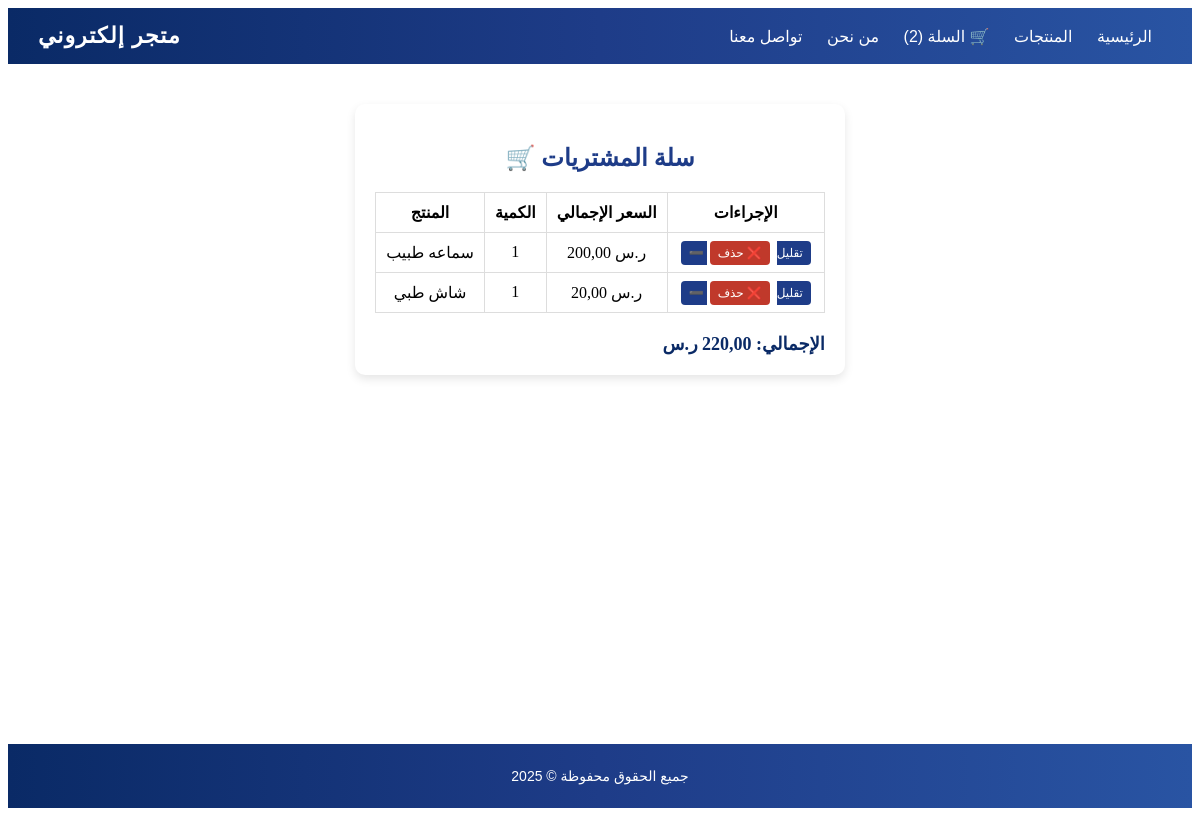
Screenshot of /cart/ (signed in) with the database file from the repository.
### storefront/models.py (models this page shows, shortened)
class CartItem(models.Model):
    cart = models.ForeignKey(Cart, on_delete=models.CASCADE, related_name="items")
    product = models.ForeignKey(Product, on_delete=models.CASCADE, verbose_name="المنتج")
    quantity = models.PositiveIntegerField(default=1, verbose_name="الكمية")
    def get_total_price(self):
        return self.quantity * self.product.price

### products/models.py (models this page shows, shortened)
class Product(models.Model):
    name = models.CharField(max_length=200, verbose_name="اسم المنتج")
    description = models.TextField(blank=True, null=True, verbose_name="الوصف")
    price = models.DecimalField(max_digits=10, decimal_places=2, verbose_name="السعر")
    category = models.ForeignKey(Category, on_delete=models.SET_NULL, null=True, blank=True, verbose_name="التصنيف")
    created_at = models.DateTimeField(auto_now_add=True, verbose_name="تاريخ الإضافة")
    class Meta:
        verbose_name = "منتج"
        verbose_name_plural = "المنتجات"

### storefront/views.py (the view)
# urls.py: path('cart/', views.view_cart, name='view_cart'),
@login_required
def view_cart(request):
    cart, created = Cart.objects.get_or_create(user=request.user)
    items = cart.items.all()
    total_price = sum(item.get_total_price() for item in items)
    return render(request, 'storefront/cart.html', {'items': items, 'total_price': total_price})

### storefront/views.py (called while the page is built)
def cart_item_count(request):
    if request.user.is_authenticated:
        cart, created = Cart.objects.get_or_create(user=request.user)
        return {'cart_item_count': cart.items.count()}
    return {'cart_item_count': 0}

### templates/storefront/cart.html (shortened to what this page needs)
{% include 'header.html' %}
<div class="cart-container">
  <h2 class="cart-title">🛒 سلة المشتريات</h2>
  {% if items %}
    <table class="cart-table">
      <thead>
        <tr>
          <th>المنتج</th>
          <th>الكمية</th>
          <th>السعر الإجمالي</th>
          <th>الإجراءات</th>
        </tr>
      </thead>
      <tbody>
        {% for item in items %}
        <tr>
          <td>{{ item.product.name }}</td>
          <td>{{ item.quantity }}</td>
          <td>{{ item.get_total_price }} ر.س</td>
          <td>
            <a href="{% url 'decrease_quantity' item.id %}" class="action-btn">➖ تقليل</a>
            <a href="{% url 'remove_from_cart' item.id %}" class="action-btn remove">❌ حذف</a>
          </td>
        </tr>
        {% endfor %}
      </tbody>
    </table>
    <div class="cart-total">الإجمالي: {{ total_price }} ر.س</div>
  {% else %}
    <p>السلة فارغة حاليا.</p>
  {% endif %}
</div>
{% include 'footer.html' %}

### templates/storefront/cart.html (style rules this page uses)
.cart-container { max-width: 800px; margin: 40px auto; padding: 20px; background: #fff; border-radius: 10px; box-shadow: 0 4px 10px rgba(0,0,0,0.1); }
.cart-title { text-align: center; font-size: 24px; color: #1e3c88; margin-bottom: 20px; }
.cart-table { width: 100%; border-collapse: collapse; margin-bottom: 20px; }
.cart-table th, .cart-table td { border: 1px solid #ddd; padding: 10px; text-align: center; }
.action-btn { background: #1e3c88; color: white; padding: 5px 8px; border-radius: 4px; text-decoration: none; font-size: 12px; margin: 0 3px; transition: 0.3s; }
.remove { background: #c0392b; }
.cart-total { text-align: right; font-size: 18px; font-weight: bold; color: #0a2a66; }

### rows the page displays
CartItem: product.name "سماعه طبيب", quantity "1", get_total_price "200,00"
CartItem: product.name "شاش طبي", quantity "1", get_total_price "20,00"

### other values shown
{{ cart_item_count }} "2"
{{ total_price }} "220,00"
